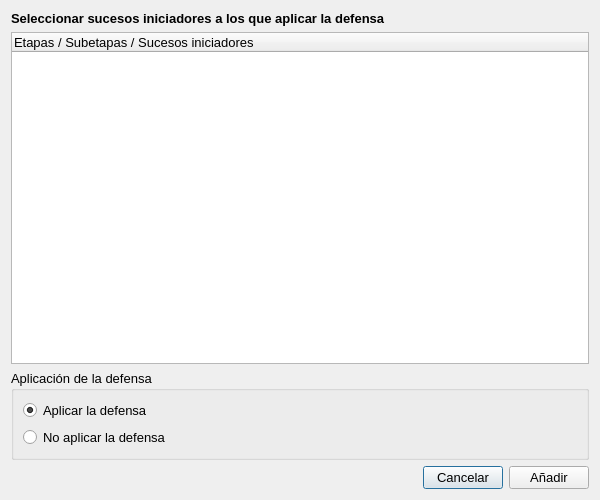
<?xml version="1.0" encoding="UTF-8"?>
<ui version="4.0">
 <class>DlgAddDefenseToEvents</class>
 <widget class="QDialog" name="DlgAddDefenseToEvents">
  <property name="geometry">
   <rect>
    <x>0</x>
    <y>0</y>
    <width>600</width>
    <height>500</height>
   </rect>
  </property>
  <property name="windowTitle">
   <string>Añadir defensa a sucesos</string>
  </property>
  <layout class="QVBoxLayout" name="verticalLayout">
   <item>
    <widget class="QLabel" name="label">
     <property name="font">
      <font>
       <pointsize>10</pointsize>
       <bold>true</bold>
      </font>
     </property>
     <property name="text">
      <string>Seleccionar sucesos iniciadores a los que aplicar la defensa</string>
     </property>
    </widget>
   </item>
   <item>
    <widget class="QTreeWidget" name="treeEvents">
     <property name="font">
      <font>
       <pointsize>10</pointsize>
      </font>
     </property>
     <column>
      <property name="text">
       <string>Etapas / Subetapas / Sucesos iniciadores</string>
      </property>
     </column>
    </widget>
   </item>
   <item>
    <widget class="QGroupBox" name="groupBox">
     <property name="font">
      <font>
       <pointsize>10</pointsize>
      </font>
     </property>
     <property name="title">
      <string>Aplicación de la defensa</string>
     </property>
     <layout class="QVBoxLayout" name="verticalLayout_2">
      <item>
       <widget class="QRadioButton" name="rbApply">
        <property name="font">
         <font>
          <pointsize>10</pointsize>
         </font>
        </property>
        <property name="text">
         <string>Aplicar la defensa</string>
        </property>
        <property name="checked">
         <bool>true</bool>
        </property>
       </widget>
      </item>
      <item>
       <widget class="QRadioButton" name="rbNotApply">
        <property name="font">
         <font>
          <pointsize>10</pointsize>
         </font>
        </property>
        <property name="text">
         <string>No aplicar la defensa</string>
        </property>
       </widget>
      </item>
     </layout>
    </widget>
   </item>
   <item>
    <layout class="QHBoxLayout" name="horizontalLayout">
     <item>
      <spacer name="horizontalSpacer">
       <property name="orientation">
        <enum>Qt::Horizontal</enum>
       </property>
       <property name="sizeHint" stdset="0">
        <size>
         <width>40</width>
         <height>20</height>
        </size>
       </property>
      </spacer>
     </item>
     <item>
      <widget class="QPushButton" name="btnCancel">
       <property name="font">
        <font>
         <pointsize>10</pointsize>
        </font>
       </property>
       <property name="text">
        <string>Cancelar</string>
       </property>
       <property name="icon">
        <iconset resource="icons.qrc">
         <normaloff>:/icons/resources/icons/close.svg</normaloff>:/icons/resources/icons/close.svg</iconset>
       </property>
       <property name="iconSize">
        <size>
         <width>20</width>
         <height>20</height>
        </size>
       </property>
      </widget>
     </item>
     <item>
      <widget class="QPushButton" name="btnAdd">
       <property name="font">
        <font>
         <pointsize>10</pointsize>
        </font>
       </property>
       <property name="text">
        <string>Añadir</string>
       </property>
       <property name="icon">
        <iconset resource="icons.qrc">
         <normaloff>:/icons/resources/icons/circle-ok.svg</normaloff>:/icons/resources/icons/circle-ok.svg</iconset>
       </property>
       <property name="iconSize">
        <size>
         <width>20</width>
         <height>20</height>
        </size>
       </property>
      </widget>
     </item>
    </layout>
   </item>
  </layout>
 </widget>
 <resources>
  <include location="icons.qrc"/>
 </resources>
 <connections/>
</ui>
